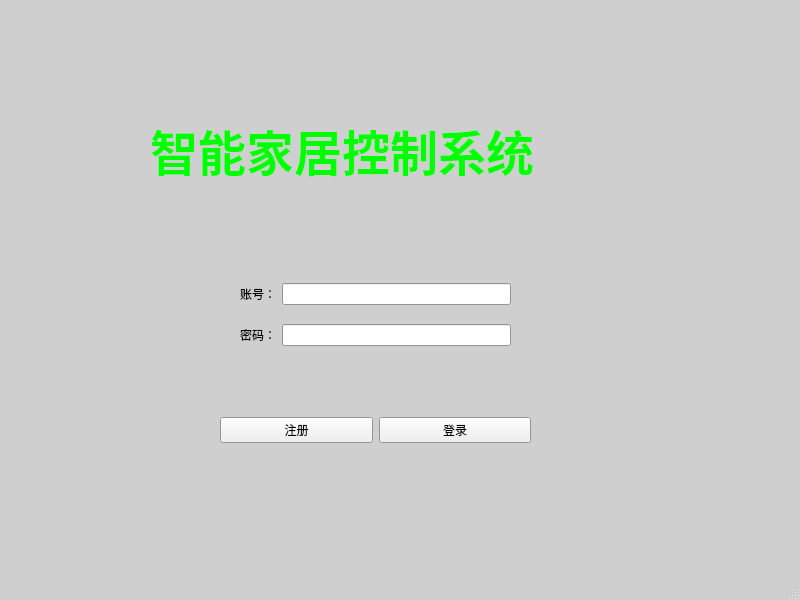
<?xml version="1.0" encoding="UTF-8"?>
<ui version="4.0">
 <class>MainWindow</class>
 <widget class="QMainWindow" name="MainWindow">
  <property name="geometry">
   <rect>
    <x>0</x>
    <y>0</y>
    <width>800</width>
    <height>600</height>
   </rect>
  </property>
  <property name="palette">
   <palette>
    <active>
     <colorrole role="Base">
      <brush brushstyle="SolidPattern">
       <color alpha="255">
        <red>255</red>
        <green>255</green>
        <blue>255</blue>
       </color>
      </brush>
     </colorrole>
     <colorrole role="Window">
      <brush brushstyle="SolidPattern">
       <color alpha="255">
        <red>207</red>
        <green>207</green>
        <blue>207</blue>
       </color>
      </brush>
     </colorrole>
    </active>
    <inactive>
     <colorrole role="Base">
      <brush brushstyle="SolidPattern">
       <color alpha="255">
        <red>255</red>
        <green>255</green>
        <blue>255</blue>
       </color>
      </brush>
     </colorrole>
     <colorrole role="Window">
      <brush brushstyle="SolidPattern">
       <color alpha="255">
        <red>207</red>
        <green>207</green>
        <blue>207</blue>
       </color>
      </brush>
     </colorrole>
    </inactive>
    <disabled>
     <colorrole role="Base">
      <brush brushstyle="SolidPattern">
       <color alpha="255">
        <red>207</red>
        <green>207</green>
        <blue>207</blue>
       </color>
      </brush>
     </colorrole>
     <colorrole role="Window">
      <brush brushstyle="SolidPattern">
       <color alpha="255">
        <red>207</red>
        <green>207</green>
        <blue>207</blue>
       </color>
      </brush>
     </colorrole>
    </disabled>
   </palette>
  </property>
  <property name="windowTitle">
   <string>智能家居控制系统</string>
  </property>
  <widget class="QWidget" name="centralwidget">
   <widget class="QWidget" name="horizontalLayoutWidget">
    <property name="geometry">
     <rect>
      <x>220</x>
      <y>380</y>
      <width>311</width>
      <height>101</height>
     </rect>
    </property>
    <layout class="QHBoxLayout" name="horizontalLayout">
     <item>
      <widget class="QPushButton" name="pushButton_2">
       <property name="text">
        <string>注册</string>
       </property>
      </widget>
     </item>
     <item>
      <widget class="QPushButton" name="pushButton">
       <property name="text">
        <string>登录</string>
       </property>
      </widget>
     </item>
    </layout>
   </widget>
   <widget class="QLabel" name="label_3">
    <property name="geometry">
     <rect>
      <x>150</x>
      <y>120</y>
      <width>501</width>
      <height>61</height>
     </rect>
    </property>
    <property name="palette">
     <palette>
      <active>
       <colorrole role="WindowText">
        <brush brushstyle="SolidPattern">
         <color alpha="255">
          <red>0</red>
          <green>255</green>
          <blue>0</blue>
         </color>
        </brush>
       </colorrole>
      </active>
      <inactive>
       <colorrole role="WindowText">
        <brush brushstyle="SolidPattern">
         <color alpha="255">
          <red>0</red>
          <green>255</green>
          <blue>0</blue>
         </color>
        </brush>
       </colorrole>
      </inactive>
      <disabled>
       <colorrole role="WindowText">
        <brush brushstyle="SolidPattern">
         <color alpha="255">
          <red>120</red>
          <green>120</green>
          <blue>120</blue>
         </color>
        </brush>
       </colorrole>
      </disabled>
     </palette>
    </property>
    <property name="font">
     <font>
      <family>楷体</family>
      <pointsize>36</pointsize>
      <weight>75</weight>
      <italic>false</italic>
      <bold>true</bold>
     </font>
    </property>
    <property name="text">
     <string>智能家居控制系统</string>
    </property>
   </widget>
   <widget class="QWidget" name="layoutWidget">
    <property name="geometry">
     <rect>
      <x>240</x>
      <y>270</y>
      <width>271</width>
      <height>91</height>
     </rect>
    </property>
    <layout class="QGridLayout" name="gridLayout">
     <item row="0" column="0">
      <widget class="QLabel" name="label">
       <property name="text">
        <string>账号：</string>
       </property>
       <property name="buddy">
        <cstring>lineEdit</cstring>
       </property>
      </widget>
     </item>
     <item row="2" column="0">
      <widget class="QLabel" name="label_2">
       <property name="text">
        <string>密码：</string>
       </property>
       <property name="buddy">
        <cstring>lineEdit_2</cstring>
       </property>
      </widget>
     </item>
     <item row="2" column="1">
      <widget class="QLineEdit" name="lineEdit_2"/>
     </item>
     <item row="0" column="1">
      <widget class="QLineEdit" name="lineEdit"/>
     </item>
    </layout>
   </widget>
  </widget>
  <widget class="QMenuBar" name="menubar">
   <property name="geometry">
    <rect>
     <x>0</x>
     <y>0</y>
     <width>800</width>
     <height>26</height>
    </rect>
   </property>
  </widget>
  <widget class="QStatusBar" name="statusbar"/>
 </widget>
 <tabstops>
  <tabstop>lineEdit</tabstop>
  <tabstop>lineEdit_2</tabstop>
  <tabstop>pushButton</tabstop>
  <tabstop>pushButton_2</tabstop>
 </tabstops>
 <resources/>
 <connections/>
</ui>
